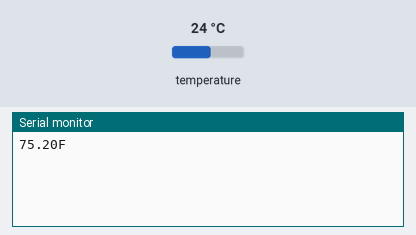
This sketch was run on a simulated Arduino Uno, built with avr-gcc and run on an emulated ATmega328P. On the bench: the last lines printed to the serial monitor. The inputs (shaded band) are chosen by the test bench; at power-on: temperature 24 °C.

Above: at 2.2 s.
2.3 s: temperature set to 12 °C
At 3.1 s:
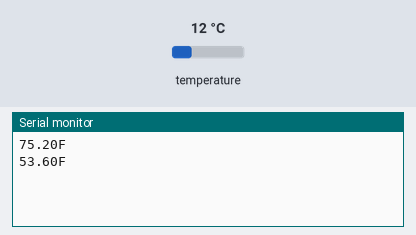
3.8 s: temperature set to 19 °C
At 5.1 s:
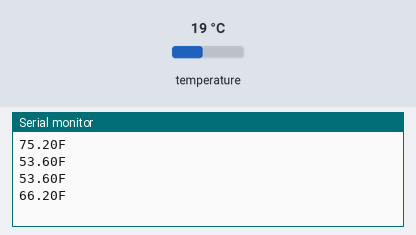
Timing chart, 0 to 6.8 s (numbered marks = the images above; inputs shaded):
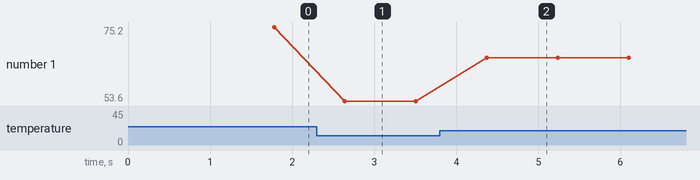

Measured:
- after the input at 2.3 s, the serial monitor: prints a new line after 0.34 s (image 1)
- after the input at 3.8 s, the serial monitor: prints a new line after 0.57 s (image 2)
- plotted number 1: 75.2 → 53.6 after the input at 2.3 s, 53.6 → 66.2 after the input at 3.8 s

The sketch:

TempSensorMega.ino
```cpp
// Project: Temperature Sensor Using DS18B20 for CPP Hyperloop 2020
// Author: Christopher Lai
// Version Control: 11.18.2020

#include <OneWire.h>
#include <DallasTemperature.h>

#define tempSensor 6

OneWire oneWire (tempSensor);

DallasTemperature sensors(&oneWire);

void setup() {
  // put your setup code here, to run once:
  Serial.begin(9600);

  sensors.begin();
  delay(1000);
}

void loop() {
  // put your main code here, to run repeatedly:
  sensors.requestTemperatures();
  double tempF = sensors.getTempFByIndex(0);
  Serial.println(String(tempF) + "F");
  delay(100);
}
```
